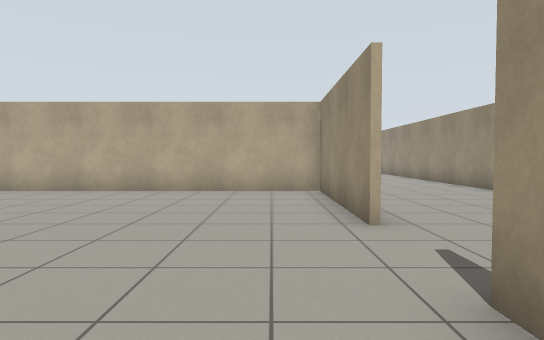
[1] (above)

19 first-person views from a walk through a world built for the Gazebo simulator. The camera is 0.94 m above the floor, tilts 2° down and sees 75° across. The floor is counted in squares, 1 m on a side. Each view is taken from the middle of a square. On the plan, view 1 faces up. The plan holds only what a view shows up to about 12 squares ahead; the rest is blank.

[2]
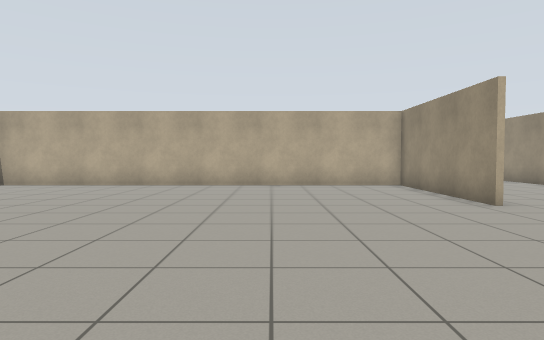

[3]
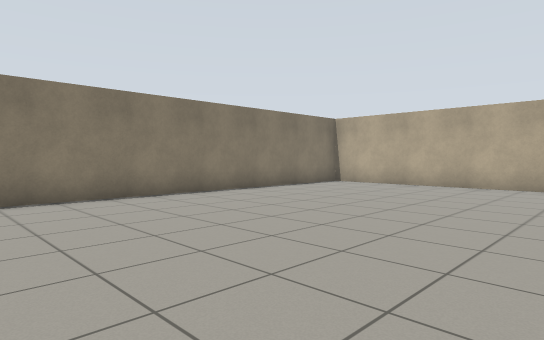

[4]
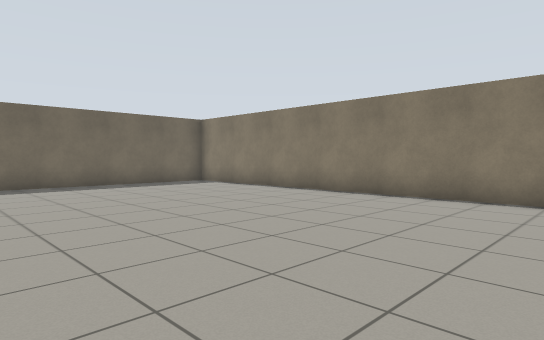

[5]
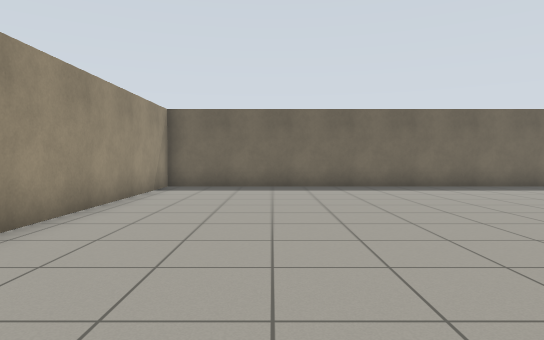

[6]
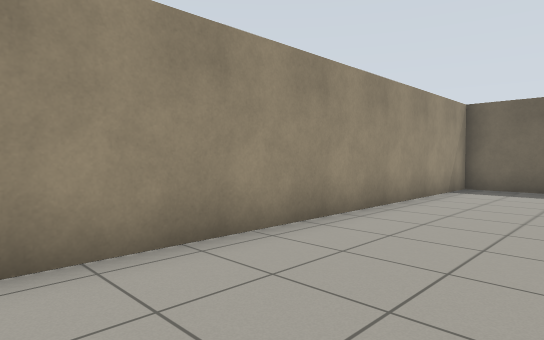

[7]
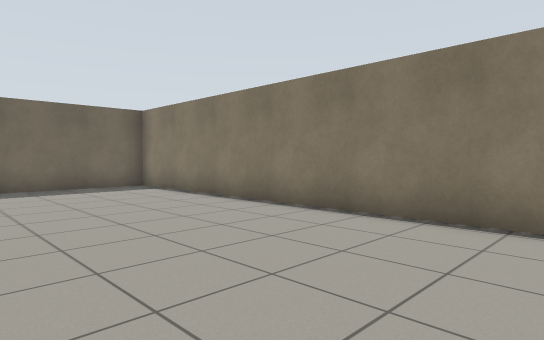

[8]
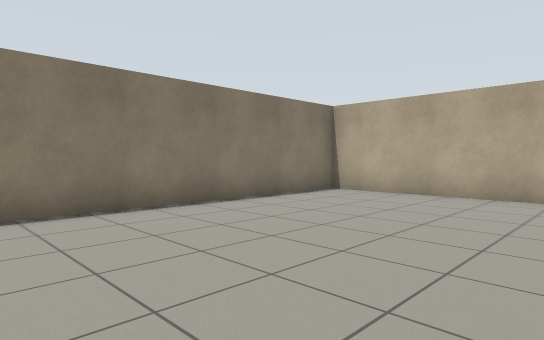

[9]
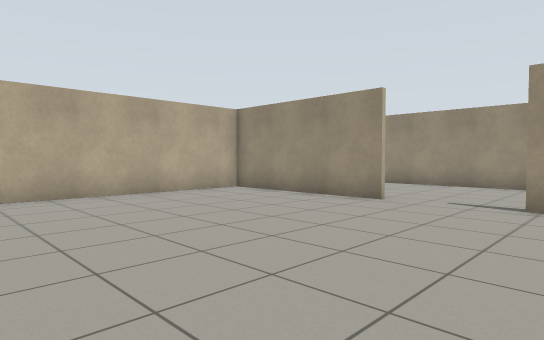

[10]
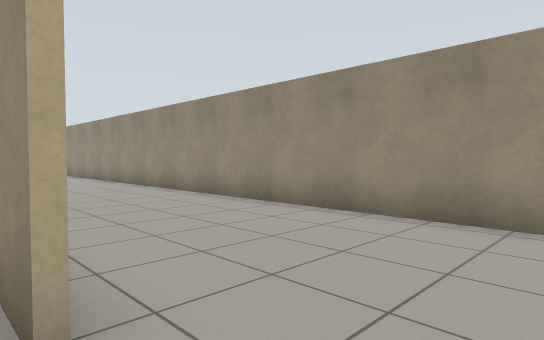

[11]
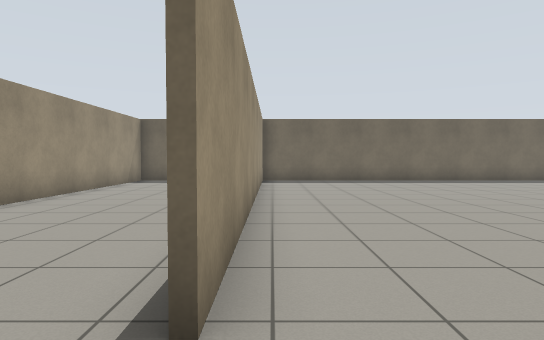

[12]
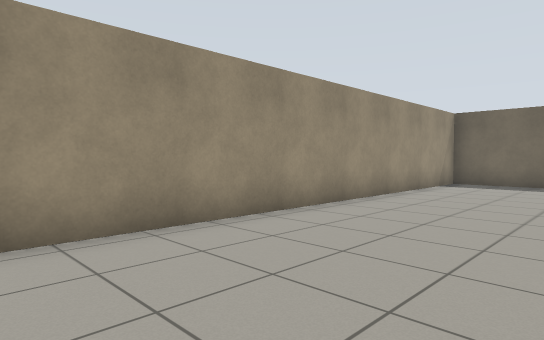

[13]
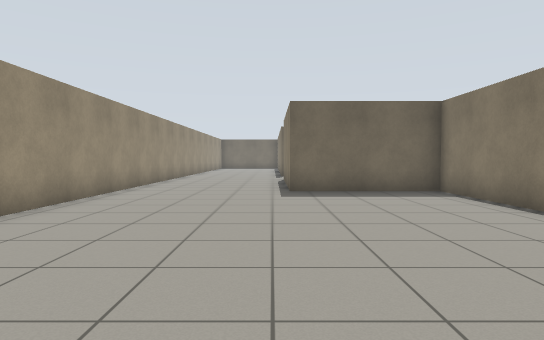

[14]
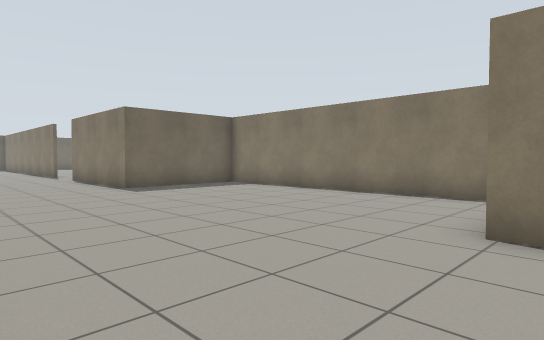

[15]
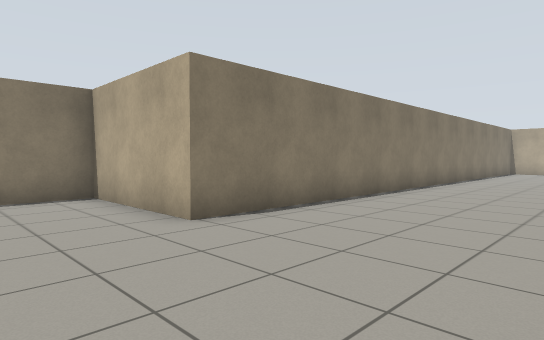

[16]
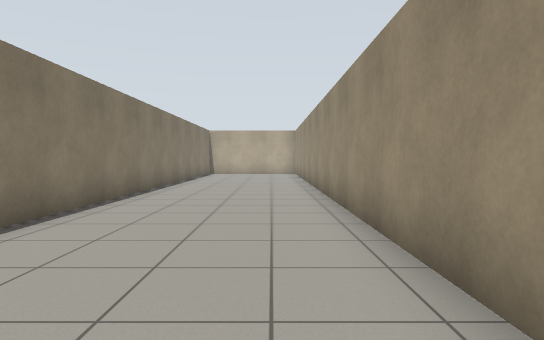

[17]
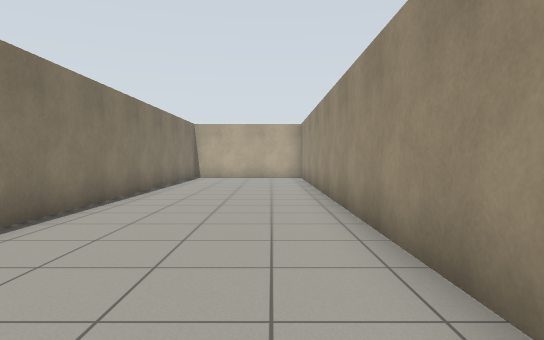

[18]
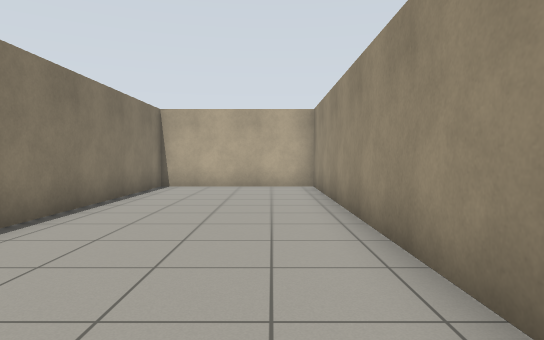

[19]
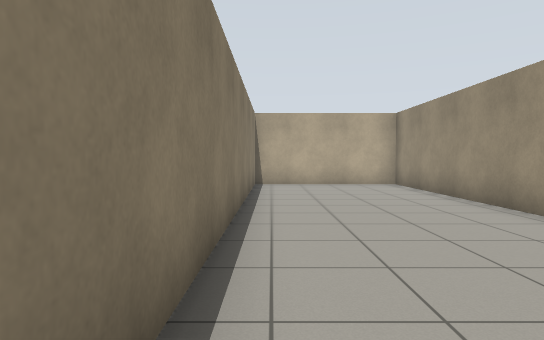

### Floor plan
Ten units are one square. View 1 is at (0, 0); x grows to the right and y downward. Boxes are objects, and circles mark ways between rooms. Rooms are numbered by the first view taken in them; rooms with no view inside come last. Other rooms are left out.
<svg viewBox="-129 -410 198 520">
<path fill="none" stroke="#000" d="M14 -48 14 -100 -124 -100 -124 105 14 105 14 -22M64 -216 64 -405 14 -405 14 -199 -27 -199 -27 -101 14 -101 14 -83M64 98 64 -148M37 105 56 105"/>
<circle cx="15" cy="-35" r="3" fill="#2a7"/>
<text x="-60" y="10">1</text>
<text x="40" y="-160">2</text>
</svg>
Room 1 opens to room 2.

Where each view was taken, in squares from view 1:
view 1: 0 up, 0 right, facing up
view 2: 2 down, 3 left, facing up
view 3: 2 down, 4 left, facing up-left
view 4: 2 up, 4 left, facing down-left
view 5: 1 up, 2 left, facing down
view 6: 1 up, 2 left, facing down-right
view 7: 1 up, 7 left, facing down-left
view 8: 1 up, 6 left, facing up-left
view 9: 1 up, 6 left, facing up-right
view 10: 3 up, 1 right, facing up-right
view 11: 4 up, 1 right, facing down
view 12: 3 up, 2 right, facing down-right
view 13: 20 up, 2 right, facing down
view 14: 21 up, 6 right, facing down-left
view 15: 17 up, 6 right, facing up-left
view 16: 20 up, 5 right, facing up
view 17: 24 up, 5 right, facing up
view 18: 29 up, 5 right, facing up
view 19: 28 up, 2 right, facing up
